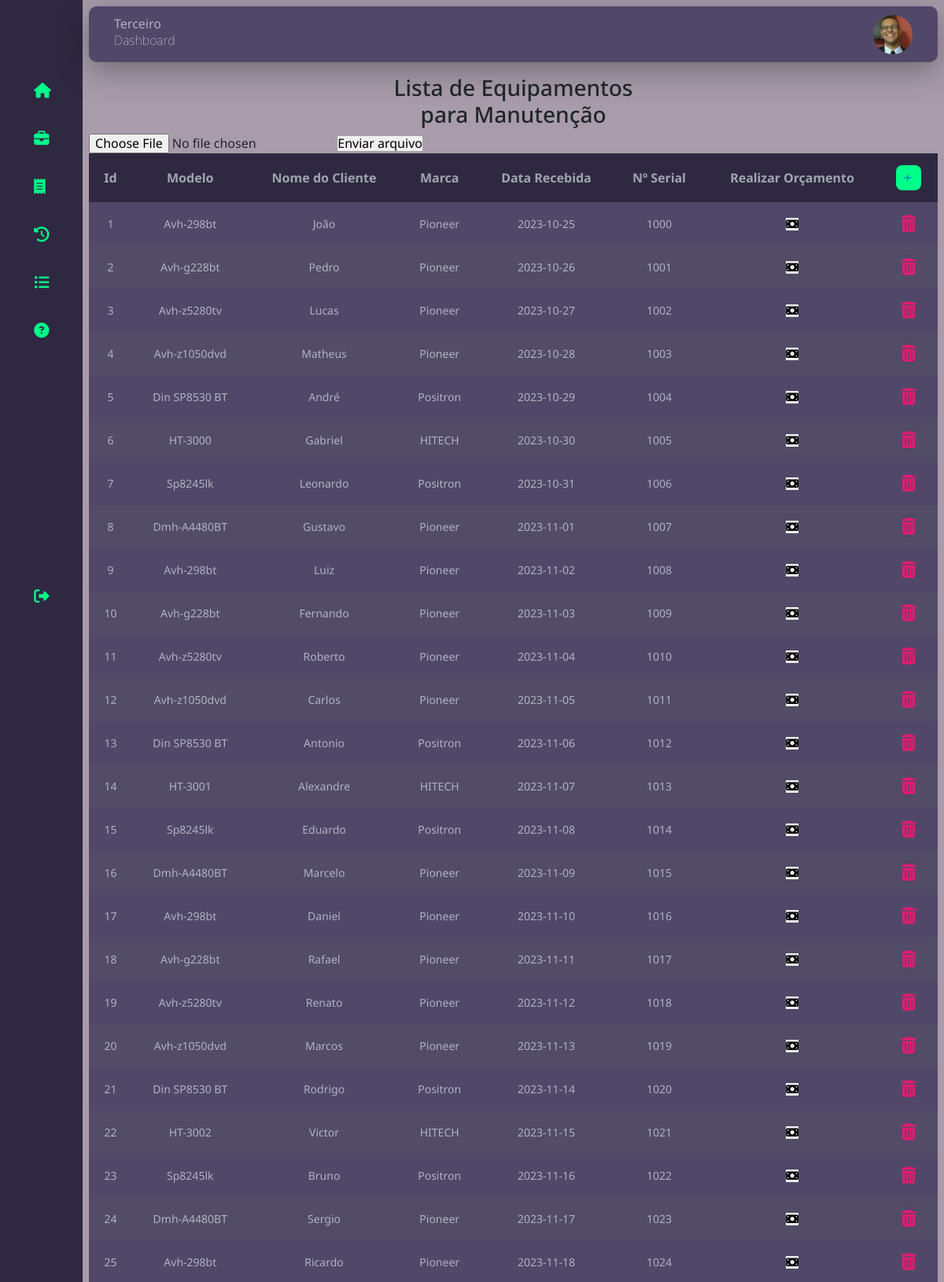
The page /recebimento (signed in, upper part) on the database its author committed.
### tables this page shows
CREATE TABLE "recebimento" (
	"id"	INTEGER,
	"modelo"	TEXT,
	"nome_cliente"	TEXT,
	"cpf_cliente"	TEXT,
	"marca"	TEXT,
	"data_recebida"	DATA,
	"numero_serial"	TEXT,
	PRIMARY KEY("id")
);

### app.py (the view)
@app.route("/recebimento")
@login_required
def receipt():
    conn = sqlite3.connect("my_database.db")
    cursor = conn.cursor()
    cursor.execute("SELECT * FROM recebimento")
    dados_recebimento = cursor.fetchall()
    return render_template("recebimento.html", dados_recebimento=dados_recebimento)

### app.py (called while the page is built)
@login_manager.user_loader
def load_user(id):
    return User(id)

### templates/recebimento.html (shortened to what this page needs)
{% extends 'base.html' %}
{% block content %}
{% include 'sidebar.html' %}
<div class="main--content">
    <div class="header--wrapper">
        <div class="header--title">
            <span>Terceiro</span>
            <h2>Dashboard</h2>
        </div>
        <div class="user--info">
            <img src="../static/img/minha.jpg" alt="">
        </div>
    </div>
    <div class="tabular--wrapper">
        <h3 class="main--title">Lista de Equipamentos <br> para Manutenção</h3>
        <div class="table-container">
                <form action="/processar_upload" method="post" enctype="multipart/form-data">
                        <input type="file" name="excel_file" id="pesquisar-form" placeholder="">
                        <button id="form-enviar" type="submit" value="Enviar arquivo" > Enviar arquivo</button>
                </form>
            <table>
                    <thead>
                        <tr>
                            <th class="id">Id</th>
                            <th class="modelo">Modelo</th>
                            <th class="nome_cliente">Nome do Cliente</th>
                            <th class="marca">Marca</th>
                            <th class="data_recebida">Data Recebida</th>
                            <th class="numero_serial">Nº Serial</th>
                            <th class="orçar">Realizar Orçamento</th>
                            <th><button type="submit" id="btn-adicionar" class="adicionar-equip">
                                <a href="{{url_for('registration_equipament')}}">
                                    <i class="fas fa-add"></i>
                                </a>
                            </button></th>
                        </tr>
                    </thead>
                    <tbody>
                        {% for dados in dados_recebimento %}
                            <tr>
                                <td>{{ dados[0] }}</td>
                                <td>{{ dados[1] }}</td>
                                <td>{{ dados[2] }}</td>
                                <td>{{ dados[4] }}</td>
                                <td>{{ dados[5] }}</td>
                                <td>{{ dados[6] }}</td>
                                <td>
                                    <form method="post" action="{{ url_for('make_budget') }}" class="orcamento">
                                        <button type="submit" id="btn-orcamento">
                                            <i class="fas fa-money-bill"></i>
                                        </button>
                                    </form>
                                </td>
                                <td>
                                    <form method="post" action="/deletar_linha">
                                        <button type="submit" id="btn-delete">
                                            <a href="{{url_for('about')}}">
                                                <i class="fas fa-trash-alt"></i>
                                            </a>
                                        </button>
                                    </form>
                                </td>
                            </tr>
                        {% endfor %}
                    </tbody>
                </table>
        </div>
    </div>
</div>
{% endblock %}

### static/css/base.css (style rules this page uses)
* { margin: 0; padding: 0; border: none; outline: none; box-sizing: border-box; font-family: 'Noto Sans', sans-serif; }
body { background: #2f2841; }

### static/css/index.css (style rules this page uses)
h2 { font-size: 12pt; color: #f0ffffde; font-weight: 100; }

### static/css/button.css (style rules this page uses)
#btn-delete a { background: #514869; color: #e41b6f; font-size: 16pt; }
#btn-adicionar { font-size: 8pt; font-weight: 800; padding: 10px; margin: 0px 0px 0px 0px; border: none; border-radius: 8px; outline: none; letter-spacing: 3px; color: #2b134b; background: #00ff88; cursor: pointer; box-shadow: 0px 10px 40px -12px #00ff8052; align-items: end; }

### static/css/principal.css (style rules this page uses)
.main--content { position: relative; background: #fff0f994; width: 100vw; padding: .5rem; }
.header--wrapper img { width: 50px; height: 50px; cursor: pointer; border-radius: 50%; }
.header--wrapper { display: flex; justify-content: space-between; align-items: center; flex-wrap: wrap; background: #514869; border-radius: 10px; padding: 10px 2rem; margin-bottom: 1rem; box-shadow: 0px 10px 40px #00000056; }
.header--title { color: #f0ffff94; }
.user--info { display: flex; align-items: center; gap: 1rem; }
.main--title { text-align: center; }
.table-container { width: 100%; }
table { width: 100%; border-collapse: collapse; }
thead { background: #2f2841; color: #f0ffff94; }
th { padding: 15px; text-align: center; }
tbody { background: #514869; }
td { padding: 15px; font-size: 14px; color: #f0ffff94; text-align: center; }
tr:nth-child(even) { background: hsl(256, 15%, 35%); }

### static/css/recebimento.css (style rules this page uses)
form { display: contents; }

### rows shown on the page
recebimento: id "1", modelo "Avh-298bt", nome_cliente "João", marca "Pioneer", data_recebida "2023-10-25", numero_serial "1000"
recebimento: id "2", modelo "Avh-g228bt", nome_cliente "Pedro", marca "Pioneer", data_recebida "2023-10-26", numero_serial "1001"
recebimento: id "3", modelo "Avh-z5280tv", nome_cliente "Lucas", marca "Pioneer", data_recebida "2023-10-27", numero_serial "1002"
recebimento: id "4", modelo "Avh-z1050dvd", nome_cliente "Matheus", marca "Pioneer", data_recebida "2023-10-28", numero_serial "1003"
recebimento: id "5", modelo "Din SP8530 BT", nome_cliente "André", marca "Positron", data_recebida "2023-10-29", numero_serial "1004"
recebimento: id "6", modelo "HT-3000", nome_cliente "Gabriel", marca "HITECH", data_recebida "2023-10-30", numero_serial "1005"
recebimento: id "7", modelo "Sp8245lk", nome_cliente "Leonardo", marca "Positron", data_recebida "2023-10-31", numero_serial "1006"
recebimento: id "8", modelo "Dmh-A4480BT", nome_cliente "Gustavo", marca "Pioneer", data_recebida "2023-11-01", numero_serial "1007"
recebimento: id "9", modelo "Avh-298bt", nome_cliente "Luiz", marca "Pioneer", data_recebida "2023-11-02", numero_serial "1008"
recebimento: id "10", modelo "Avh-g228bt", nome_cliente "Fernando", marca "Pioneer", data_recebida "2023-11-03", numero_serial "1009"
recebimento: id "11", modelo "Avh-z5280tv", nome_cliente "Roberto", marca "Pioneer", data_recebida "2023-11-04", numero_serial "1010"
recebimento: id "12", modelo "Avh-z1050dvd", nome_cliente "Carlos", marca "Pioneer", data_recebida "2023-11-05", numero_serial "1011"
recebimento: id "13", modelo "Din SP8530 BT", nome_cliente "Antonio", marca "Positron", data_recebida "2023-11-06", numero_serial "1012"
recebimento: id "14", modelo "HT-3001", nome_cliente "Alexandre", marca "HITECH", data_recebida "2023-11-07", numero_serial "1013"
recebimento: id "15", modelo "Sp8245lk", nome_cliente "Eduardo", marca "Positron", data_recebida "2023-11-08", numero_serial "1014"
recebimento: id "16", modelo "Dmh-A4480BT", nome_cliente "Marcelo", marca "Pioneer", data_recebida "2023-11-09", numero_serial "1015"
recebimento: id "17", modelo "Avh-298bt", nome_cliente "Daniel", marca "Pioneer", data_recebida "2023-11-10", numero_serial "1016"
recebimento: id "18", modelo "Avh-g228bt", nome_cliente "Rafael", marca "Pioneer", data_recebida "2023-11-11", numero_serial "1017"
recebimento: id "19", modelo "Avh-z5280tv", nome_cliente "Renato", marca "Pioneer", data_recebida "2023-11-12", numero_serial "1018"
recebimento: id "20", modelo "Avh-z1050dvd", nome_cliente "Marcos", marca "Pioneer", data_recebida "2023-11-13", numero_serial "1019"
recebimento: id "21", modelo "Din SP8530 BT", nome_cliente "Rodrigo", marca "Positron", data_recebida "2023-11-14", numero_serial "1020"
recebimento: id "22", modelo "HT-3002", nome_cliente "Victor", marca "HITECH", data_recebida "2023-11-15", numero_serial "1021"
recebimento: id "23", modelo "Sp8245lk", nome_cliente "Bruno", marca "Positron", data_recebida "2023-11-16", numero_serial "1022"
recebimento: id "24", modelo "Dmh-A4480BT", nome_cliente "Sergio", marca "Pioneer", data_recebida "2023-11-17", numero_serial "1023"
recebimento: id "25", modelo "Avh-298bt", nome_cliente "Ricardo", marca "Pioneer", data_recebida "2023-11-18", numero_serial "1024"
